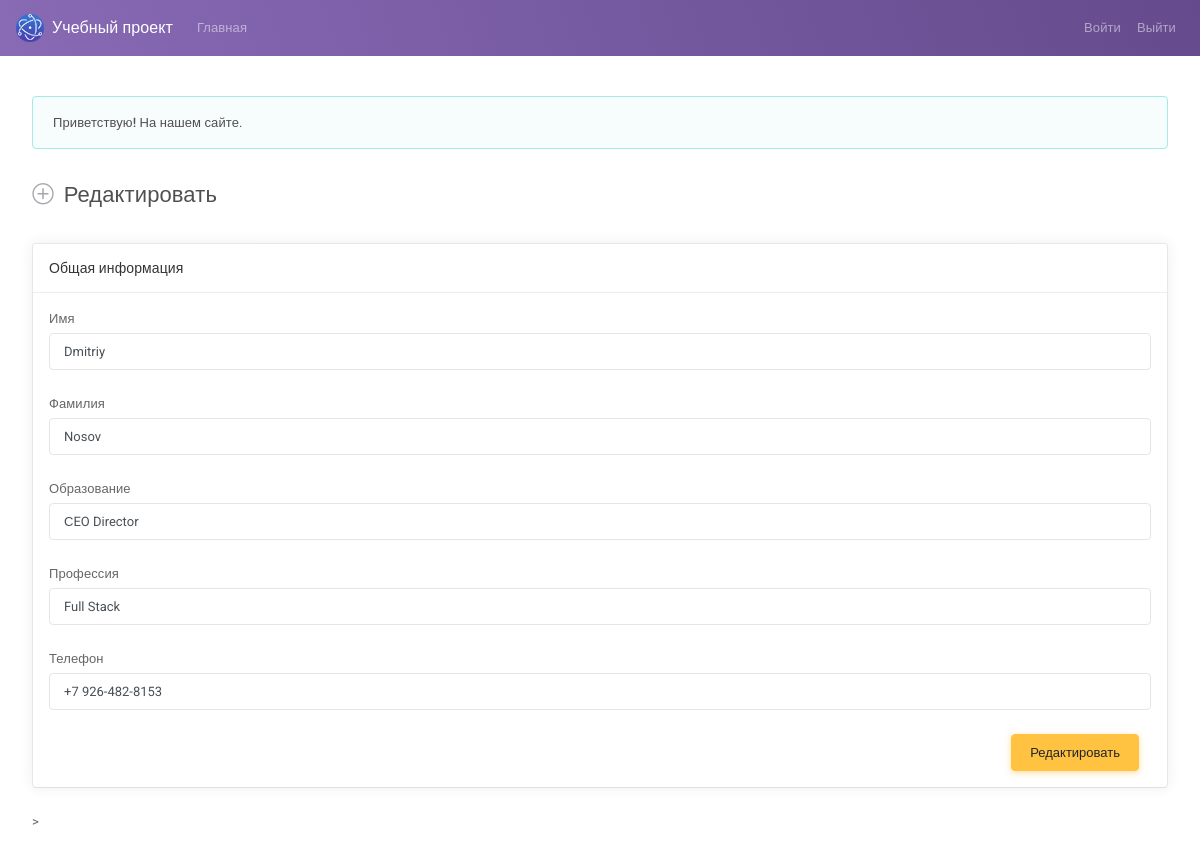
/edit.php?user_id=1 (signed in), run on the app's committed database.
### tables this page shows
CREATE TABLE `user_info` (
  `id` int(11) NOT NULL,
  `user_id` int(10) UNSIGNED NOT NULL,
  `name` varchar(150) DEFAULT NULL,
  `lastname` varchar(150) DEFAULT NULL,
  `edu` varchar(150) DEFAULT NULL,
  `prof` varchar(150) DEFAULT NULL,
  `phone` varchar(100) DEFAULT NULL,
  `address` varchar(250) DEFAULT NULL
);

### edit.php (the view, shortened to what this page needs)
<?php
  include_once './function.php';
  if(isset($_GET['user_id']))
    $user_id = $_GET['user_id'];
  $info_user    = get_info_user($user_id);
?>
<!DOCTYPE html>
<html lang="en">
<head>
    <link id="vendorsbundle" rel="stylesheet" media="screen, print" href="css/vendors.bundle.css">
    <link id="appbundle" rel="stylesheet" media="screen, print" href="css/app.bundle.css">
    <link id="myskin" rel="stylesheet" media="screen, print" href="css/skins/skin-master.css">
    <link rel="stylesheet" media="screen, print" href="css/fa-solid.css">
    <link rel="stylesheet" media="screen, print" href="css/fa-brands.css">
</head>
<body>
    <nav class="navbar navbar-expand-lg navbar-dark bg-primary bg-primary-gradient">
        <a class="navbar-brand d-flex align-items-center fw-500" href="users.html"><img alt="logo" class="d-inline-block align-top mr-2" src="img/logo.png"> Учебный проект</a>
        <div class="collapse navbar-collapse" id="navbarColor02">
            <ul class="navbar-nav mr-auto">
                <li class="nav-item">
                    <a class="nav-link" href="users.php">Главная <span class="sr-only">(current)</span></a>
                </li>
            </ul>
            <ul class="navbar-nav ml-auto">
                <li class="nav-item">
                    <a class="nav-link" href="page_login.html">Войти</a>
                </li>
                <li class="nav-item">
                    <a class="nav-link" href="./users.php?clearsession=true">Выйти</a>
                </li>
            </ul>
        </div>
    </nav>
    <main id="js-page-content" role="main" class="page-content mt-3">
        <div class="subheader">
            <h1 class="subheader-title">
                <i class='subheader-icon fal fa-plus-circle'></i> Редактировать
            </h1>
        </div>
        <form action="/c/edit-info-user.php" method="POST" enctype="multipart/form-data">
            <div class="row">
                <div class="col-xl-6">
                    <div id="panel-1" class="panel">
                    <?php
                     foreach ($info_user as $i_user):
                    ?>
                        <div class="panel-container">
                            <div class="panel-hdr">
                                <h2>Общая информация</h2>
                            </div>
                            <div class="panel-content">
                                <div class="form-group">
                                    <label class="form-label" for="simpleinput">Имя</label>
                                    <input type="text" id="simpleinput" class="form-control" value="<?=$i_user['name']?>" name="name">
                                </div>
                                <div class="form-group">
                                    <label class="form-label" for="simpleinput">Фамилия</label>
                                    <input type="text" id="simpleinput" class="form-control" value="<?=$i_user['lastname']?>" name="lastname">
                                </div>
                                <div class="form-group">
                                    <label class="form-label" for="simpleinput">Образование</label>
                                    <input type="text" id="simpleinput" class="form-control" value="<?=$i_user['edu']?>" name="edu">
                                </div>
                                <div class="form-group">
                                    <label class="form-label" for="simpleinput">Профессия</label>
                                    <input type="text" id="simpleinput" class="form-control" value="<?=$i_user['prof']?>" name="prof">
                                </div>
                                <div class="form-group">
                                    <label class="form-label" for="simpleinput">Телефон</label>
                                    <input type="text" id="simpleinput" class="form-control" value="<?=$i_user['phone']?>" name="phone" />
                                </div>
                <div class="col-md-12 mt-3 d-flex flex-row-reverse">
                    <button type="submit" name="edit_user" class="btn btn-warning">Редактировать</button>
                </div>
                              </div>
                        </div>
     </div>>
                                    </div>
                                </div>
                <?endforeach?>
        </form>
    </main>
</body>
</html>

### data on the page
user_info: name "Dmitriy", lastname "Nosov", edu "СEO Director", prof "Full Stack", phone "+7 926-482-8153"

### other printed values
$_SESSION['message'] "Приветствую! На нашем сайте."
